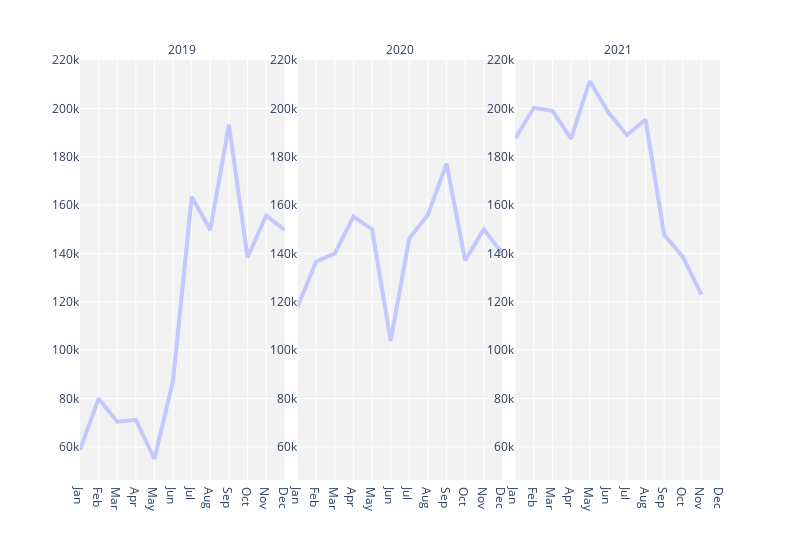

This figure's notebook cell:
### Code cell
## Still to do - make months words, round number in hoverlabel (code doesn't seem to be working...)

colours = ['#c4c8ff','#838cfc','#3d4bfc']

df_median_cost = df.groupby(['Year','Month'])['Total Estimated Cost of Works'].median().reset_index()
#df_median_cost['Total Estimated Cost of Works'] = df_median_cost['Total Estimated Cost of Works'].astype(np.int64)

fig = px.line(df_median_cost, 
             x='Month',
             y='Total Estimated Cost of Works', 
             facet_col='Year',
             markers = False, 
              render_mode="SVG",
              hover_data={'Month':False},
             color_discrete_sequence=colours)

fig.update_xaxes(ticklabelposition="inside top", title=None,)
fig.update_yaxes(title= None, showgrid = True, showticklabels = True)

fig.update_layout(hoverlabel=dict(bgcolor="white",
                                  font_size=14,
                                  font_family="Arial",
                                  font_color='Black',
                                  bordercolor="rgba(255,255,255,255)"),
                 plot_bgcolor='#f2f2f2')

fig.update_layout(hovermode="x unified", showlegend = True)

fig.update_layout(legend=dict(
    orientation="h",
    yanchor="bottom",
    y=1.05,
    xanchor="right",
    x=1,
))

fig.update_layout(legend={'title_text':''})

fig.update_traces(line=dict(width=4),hovertemplate=None)

fig.for_each_annotation(lambda a: a.update(text=a.text.split("=")[-1]))
fig.for_each_xaxis(lambda x: x.update(title = ''))
fig.for_each_yaxis(lambda x: x.update(title = ''))

fig.update_layout(width=800)


fig.show()

fig.write_html(f'{visuals}Median_Monthly_Cost_By_Year.html')

### Figure 1 — Plotly figure (JSON) as saved in the notebook; plotly's stock layout.template omitted (floating-point values rounded to 4 significant figures)
{"data": [{"legendgroup": "", "line": {"color": "#c4c8ff", "dash": "solid", "width": 4}, "marker": {"symbol": "circle"}, "mode": "lines", "name": "", "orientation": "v", "showlegend": false, "type": "scatter", "x": ["Jan", "Feb", "Mar", "Apr", "May", "Jun", "Jul", "Aug", "Sep", "Oct", "Nov", "Dec"], "xaxis": "x", "y": [58760.0, 80000, 70430.0, 71210.0, 55000, 87547, 163500, 149750, 193265, 138457, 155715, 149600.0], "yaxis": "y"}, {"legendgroup": "", "line": {"color": "#c4c8ff", "dash": "solid", "width": 4}, "marker": {"symbol": "circle"}, "mode": "lines", "name": "", "orientation": "v", "showlegend": false, "type": "scatter", "x": ["Jan", "Feb", "Mar", "Apr", "May", "Jun", "Jul", "Aug", "Sep", "Oct", "Nov", "Dec"], "xaxis": "x2", "y": [117989, 136730, 140000, 155252, 150000, 103800.0, 146306, 156000, 177218, 137085, 149975, 140000], "yaxis": "y2"}, {"legendgroup": "", "line": {"color": "#c4c8ff", "dash": "solid", "width": 4}, "marker": {"symbol": "circle"}, "mode": "lines", "name": "", "orientation": "v", "showlegend": false, "type": "scatter", "x": ["Jan", "Feb", "Mar", "Apr", "May", "Jun", "Jul", "Aug", "Sep", "Oct", "Nov", "Dec"], "xaxis": "x3", "y": [187509, 200250, 199052, 187530, 211350, 198386, 189030, 195400, 147717, 138700, 123000, null], "yaxis": "y3"}], "layout": {"annotations": [{"font": {}, "showarrow": false, "text": "2019", "x": 0.16, "xanchor": "center", "xref": "paper", "y": 1, "yanchor": "bottom", "yref": "paper"}, {"font": {}, "showarrow": false, "text": "2020", "x": 0.5, "xanchor": "center", "xref": "paper", "y": 1, "yanchor": "bottom", "yref": "paper"}, {"font": {}, "showarrow": false, "text": "2021", "x": 0.84, "xanchor": "center", "xref": "paper", "y": 1, "yanchor": "bottom", "yref": "paper"}], "hoverlabel": {"bgcolor": "white", "bordercolor": "rgba(255,255,255,255)", "font": {"color": "Black", "family": "Arial", "size": 14}}, "hovermode": "x unified", "legend": {"orientation": "h", "title": {"text": ""}, "tracegroupgap": 0, "x": 1, "xanchor": "right", "y": 1.05, "yanchor": "bottom"}, "margin": {"t": 60}, "plot_bgcolor": "#f2f2f2", "showlegend": true, "width": 800, "xaxis": {"anchor": "y", "domain": [0, 0.32], "ticklabelposition": "inside top", "title": {"text": ""}}, "xaxis2": {"anchor": "y2", "domain": [0.34, 0.66], "matches": "x", "ticklabelposition": "inside top", "title": {"text": ""}}, "xaxis3": {"anchor": "y3", "domain": [0.68, 1.0], "matches": "x", "ticklabelposition": "inside top", "title": {"text": ""}}, "yaxis": {"anchor": "x", "domain": [0, 1], "showgrid": true, "showticklabels": true, "title": {"text": ""}}, "yaxis2": {"anchor": "x2", "domain": [0, 1], "matches": "y", "showgrid": true, "showticklabels": true, "title": {"text": ""}}, "yaxis3": {"anchor": "x3", "domain": [0, 1], "matches": "y", "showgrid": true, "showticklabels": true, "title": {"text": ""}}}}
